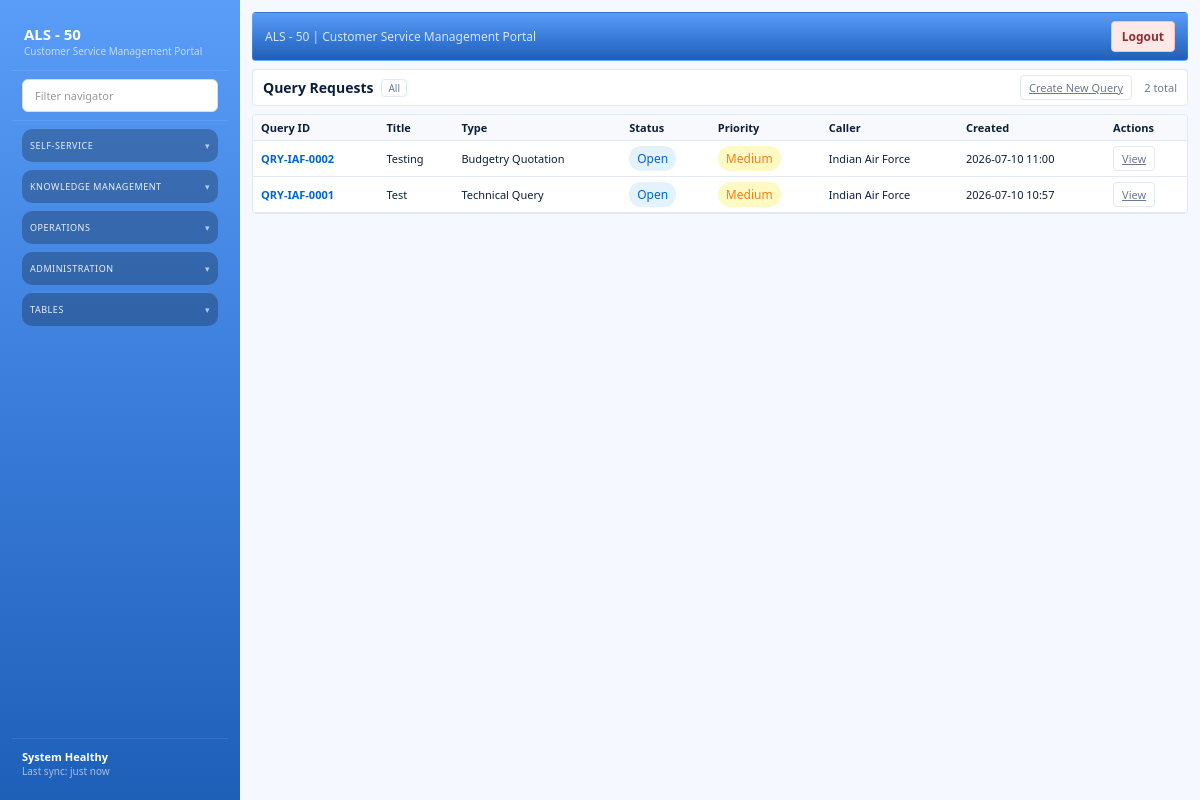
The page /queries on the database its author committed.
### models/query_request.py (models this page shows, shortened)
class QueryRequest(Base):
    __tablename__ = "query_requests"
    id = Column(Integer, primary_key=True, index=True)
    query_number = Column(String(50), unique=True, nullable=True)  # QRY-{Initials}-{Sequential}
    title = Column(String(200), nullable=False)
    description = Column(Text, nullable=True)
    status = Column(String(50), nullable=False, default="Open")
    priority = Column(String(50), nullable=False, default="Medium")
    query_type = Column(String(100), nullable=True)
    caller = Column(String(200), nullable=True)  # Customer name
    requestor_name = Column(String(200), nullable=True)
    requestor_contact = Column(String(200), nullable=True)
    requestor_email = Column(String(200), nullable=True)
    customer_contract = Column(String(100), nullable=True)  # Kept for backward compatibility
    subject = Column(String(300), nullable=True)
    assignment_group = Column(String(200), nullable=True)
    assigned_to = Column(String(200), nullable=True)
    notes = Column(Text, nullable=True)
    audit_log = Column(Text, nullable=True)  # JSON-formatted audit log of all changes
    created_at = Column(DateTime, server_default=func.now())
    updated_at = Column(DateTime, server_default=func.now(), onupdate=func.now())

### routers/query_request.py (the view)
@router.get("/queries")
def queries_list_page(request: Request, db: Session = Depends(get_db)):
    try:
        queries = db.query(QueryRequest).order_by(QueryRequest.created_at.desc()).all()
        context = build_template_context(request, queries=queries)
        return templates.TemplateResponse(request, "queries_list.html", context)
    except Exception as e:
        print(f"Error loading queries: {str(e)}")
        context = build_template_context(request, queries=[])
        return templates.TemplateResponse(request, "queries_list.html", context)

### templates/queries_list.html (shortened to what this page needs)
{% extends "base.html" %}
{% block content %}
<section class="list-shell">
  <div class="list-bar">
    <div class="list-title">
      <h1>Query Requests</h1>
      <span class="pill">All</span>
    </div>
    <div class="list-controls">
      <div class="list-actions">
        <a class="ghost small" href="/queries/new">Create New Query</a>
      </div>
      <span class="list-meta">{{ queries|length }} total</span>
    </div>
  </div>
  <div class="list-card">
    <table class="table dense">
      <thead>
        <tr>
          <th>Query ID</th>
          <th>Title</th>
          <th>Type</th>
          <th>Status</th>
          <th>Priority</th>
          <th>Caller</th>
          <th>Created</th>
          <th>Actions</th>
        </tr>
      </thead>
      <tbody>
        {% for query in queries %}
        <tr>
          <td><strong style="color: #0066cc;">{{ query.query_number }}</strong></td>
          <td>{{ query.title[:50] }}{% if query.title|length > 50 %}...{% endif %}</td>
          <td>{{ query.query_type or '-' }}</td>
          <td>
            <span style="display: inline-block; padding: 4px 8px; border-radius: 12px; font-size: 12px; font-weight: 500;
              {% if query.status == 'Open' %}background-color: #e3f2fd; color: #0066cc;
              {% elif query.status == 'In Progress' %}background-color: #fff3e0; color: #ff9800;
              {% elif query.status == 'Resolved' %}background-color: #e8f5e9; color: #4caf50;
              {% elif query.status == 'Closed' %}background-color: #f5f5f5; color: #666;
              {% else %}background-color: #f5f5f5; color: #666;{% endif %}">
              {{ query.status }}
            </span>
          </td>
          <td>
            <span style="display: inline-block; padding: 4px 8px; border-radius: 12px; font-size: 12px; font-weight: 500;
              {% if query.priority == 'Urgent' %}background-color: #ffebee; color: #c62828;
              {% elif query.priority == 'High' %}background-color: #ffe0b2; color: #e65100;
              {% elif query.priority == 'Medium' %}background-color: #fff9c4; color: #f57f17;
              {% else %}background-color: #e8f5e9; color: #33691e;{% endif %}">
              {{ query.priority }}
            </span>
          </td>
          <td>{{ query.caller or '-' }}</td>
          <td>{{ query.created_at.strftime('%Y-%m-%d %H:%M') if query.created_at else '-' }}</td>
          <td>
            <a class="ghost small" href="/queries/{{ query.id }}">View</a>
          </td>
        </tr>
        {% endfor %}
      </tbody>
    </table>
  </div>
</section>
{% endblock %}

### static/css/styles.css (style rules this page uses)
:root { --si-bg: #f5f8ff; --si-panel: #ffffff; --si-surface: #f6f9ff; --si-sidebar: #0f2e63; --si-sidebar-accent: #113a7a; --si-primary: #2b74d6; --si-primary-2: #1c59b3; --si-secondary: #0f172a; --si-text: #0b1f3b; --si-muted: #6b7a90; --si-card: #ffffff; --si-border: #e2e9f5; --si-shadow: 0 12px 28px rgba(15, 40, 90, 0.08); --si-shadow-soft: 0 6px 16px rgba(15, 40, 90, 0.06); }
* { box-sizing: border-box; }
body.si-app { background: var(--si-bg); font-family: "IBM Plex Sans", "Segoe UI", sans-serif; color: var(--si-text); margin: 0; font-size: 13px; }
.list-shell { display: grid; gap: 8px; }
.list-bar, .list-footer { background: #ffffff; border: 1px solid var(--si-border); border-radius: 4px; padding: 5px 10px; display: flex; align-items: center; justify-content: space-between; font-size: 12px; }
.list-title { display: flex; align-items: center; gap: 8px; flex-wrap: wrap; }
.list-title h1 { margin: 0; font-size: 14px; }
.pill { background: transparent; border: 1px solid var(--si-border); color: var(--si-muted); padding: 1px 6px; border-radius: 4px; font-size: 10px; }
.list-controls { display: flex; align-items: center; gap: 12px; }
.list-actions { display: flex; gap: 6px; }
.list-card { background: #ffffff; border: 1px solid var(--si-border); border-radius: 4px; box-shadow: none; overflow: hidden; }
.list-meta { color: var(--si-muted); font-size: 11px; }
.table { width: 100%; border-collapse: collapse; }
.table th, .table td { text-align: left; padding: 5px 8px; border-bottom: 1px solid var(--si-border); font-size: 11px; }
.table th { background: #f7f9fd; font-weight: 600; }
.ghost, .small { border-radius: 4px; border: 1px solid var(--si-border); padding: 4px 8px; background: #ffffff; color: var(--si-muted); cursor: pointer; font-size: 11px; }

### rows shown on the page
QueryRequest: query_number "QRY-IAF-0002", title "Testing", query_type "Budgetry Quotation", status "Open", priority "Medium", caller "Indian Air Force", created_at "2026-07-10 11:00"
QueryRequest: query_number "QRY-IAF-0001", title "Test", query_type "Technical Query", status "Open", priority "Medium", caller "Indian Air Force", created_at "2026-07-10 10:57"

### other values the page prints
{{ queries|length }} "2"
